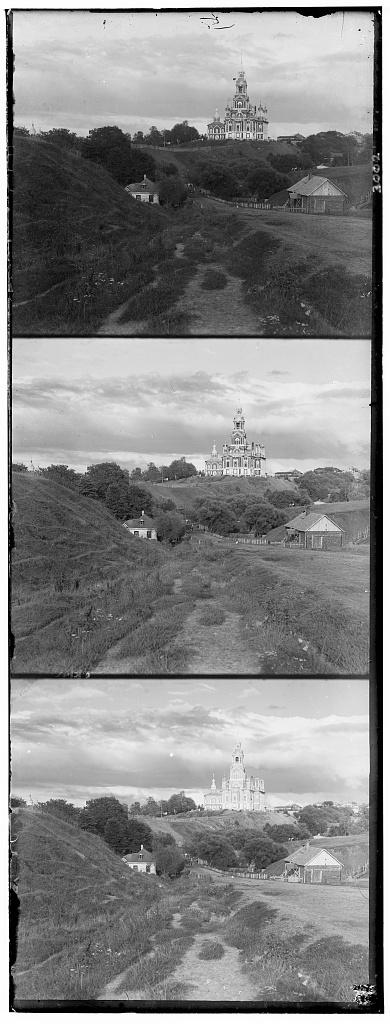
#> input picture images/cathedral.jpg, 390 x 1024 px; its folder holds 4 pictures in this run
$ python colorizer.py   (Python 2 division)
#> lines starting #> are read from the running program, lines starting #| are printed output that depends on the picture
# CS194-26 : Project 1
# George Geng

import numpy as np
import skimage as sk
import skimage.transform as transform
import skimage.io as skio
import skimage.filters as filters
import os


all_images = os.listdir('images')


def read_and_split_image(image_name):
	imname = 'images/' + image_name
	im = skio.iread(imname)
	im = sk.img_as_float(im)
	height = int(np.floor(im.shape[0] / 3.0))
	b = im[:height]
	g = im[height: 2*height]
	r = im[2*height: 3*height]
	return [b, g, r]

# name of the input file
imname = 'images/cathedral.jpg'

# read in the image
im = skio.imread(imname)
#> im is the input picture: shape (1024, 390); min 0, max 255, mean 133.7

# convert to double (might want to do this later on to save memory)
im = sk.img_as_float(im)

# compute the height of each part (just 1/3 of total)
height = int(np.floor(im.shape[0] / 3.0))
#> height = 341

# extract seperate color images
b = im[:height]
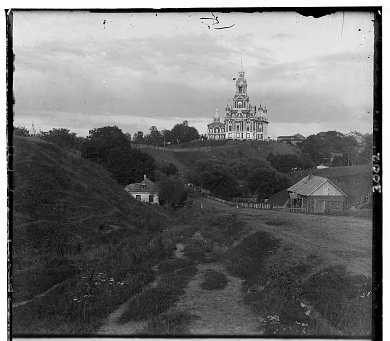
#> b: shape (341, 390) float64; min 0, max 1, mean 0.447
g = im[height: 2*height]
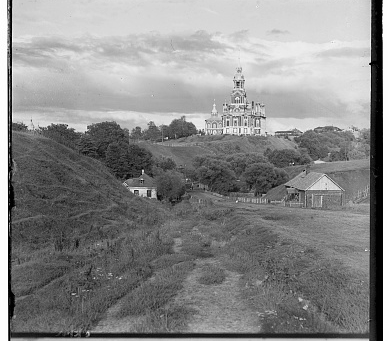
#> g: shape (341, 390) float64; min 0, max 1, mean 0.54
r = im[2*height: 3*height]
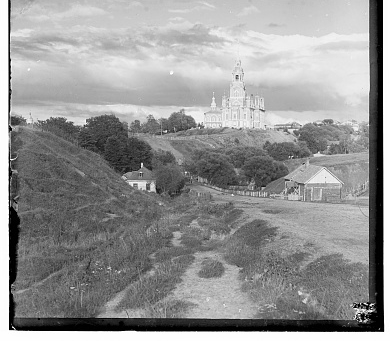
#> r: shape (341, 390) float64; min 0, max 1, mean 0.584

# crop borders by 20%, or 10% on each side
def crop(image, crop_percent = 20):
	x_left = int(crop_percent * 0.01 * image.shape[0] * 0.5)
	x_right = image.shape[0] - x_left
	y_left = int(crop_percent * 0.01 * image.shape[1] * 0.5)
	y_right = image.shape[1] - y_left
	return image[x_left:x_right, y_left:y_right]


# align the images
# np.roll, np.sum for ssd
# sk.transform.rescale (for multiscale)

def ssd(image_one, image_two):
	return np.sum(np.square(np.subtract(image_one, image_two)))

def ncc(image_one, image_two):
	corr = np.multiply(np.divide(image_one,np.linalg.norm(image_one)), np.divide(image_two,np.linalg.norm(image_two)))
	return np.sum(corr)

# align r with b, then g with b, goal to minimize SSD
# only look in middle 2/3rds of the image, so crop by 33% or so
def ssd_align(image_one, image_two, search_window = 15, start_x = 0, start_y = 0, isPyramid = False):
	if not isPyramid:
		image_one_cropped = crop(image_one, 33)
		image_two_cropped = crop(image_two, 33)
	else:
		image_one_cropped = image_one
		image_two_cropped = image_two

	min_ssd = np.inf
	best_x = 0
	best_y = 0
	x_search_window = search_window # min(search_window, image_one_cropped.shape[0]/2)
	y_search_window = search_window # min(search_window, image_one_cropped.shape[1]/2)
	#print(search_window)

	x_search = range(-x_search_window, x_search_window)
	y_search = range(-y_search_window, y_search_window)
	for x in x_search:
		for y in y_search:
			image_one_shifted = np.roll(image_one_cropped, x, axis = 1)
			image_one_shifted = np.roll(image_one_shifted, y, axis = 0)
			curr_ssd = ssd(image_one_shifted, image_two_cropped)
			if (curr_ssd < min_ssd):
				min_ssd = curr_ssd
				best_x = x
				best_y = y
	best_image = np.roll(image_one, best_x, axis = 1)
	best_image = np.roll(best_image, best_y, axis = 0)
	print(best_x, best_y)
	return [(best_x, best_y), best_image]


# align r with b, then g with b, goal to maximize NCC
# only look in middle 2/3rds of the image, so crop by 33% or so
def ncc_align(image_one, image_two, search_window = 15, start_x = 0, start_y = 0):
	image_one_cropped = crop(image_one, 33)
	image_two_cropped = crop(image_two, 33)
	max_ncc = 0
	best_x = 0
	best_y = 0

	for x in range(-search_window, search_window):
		for y in range(-search_window, search_window):
			image_one_shifted = np.roll(image_one_cropped, x, axis = 1)
			image_one_shifted = np.roll(image_one_shifted, y, axis = 0)
			curr_ncc = ncc(image_one_shifted, image_two_cropped)
			if (curr_ncc > max_ncc):
				max_ncc = curr_ncc
				best_x = x
				best_y = y
	best_image = np.roll(image_one, best_x, axis = 1)
	best_image = np.roll(best_image, best_y, axis = 0)
	return [(best_x, best_y), best_image]

# uses pyramiding and one of the above metrics to create
def pyramid_align(image_one, image_two, search_window = 15):
	image_one_cropped = crop(image_one, 33)
	image_two_cropped = crop(image_two, 33)
	best_x = 0
	best_y = 0
	image_one_pyramids = create_pyramids(image_one_cropped,[])
	image_two_pyramids = create_pyramids(image_two_cropped,[])

	for i in range(len(image_one_pyramids)):
		best_x = 2 * best_x
		best_y = 2 * best_y
		curr_pyramid = image_one_pyramids[i]
		curr_pyramid = np.roll(curr_pyramid, best_x, axis = 1)
		curr_pyramid = np.roll(curr_pyramid, best_y, axis = 0)
		align = ssd_align(curr_pyramid, image_two_pyramids[i], start_x = 0, start_y = 0, isPyramid = True)
		best_x += align[0][0]
		best_y += align[0][1]
		print (best_x, best_y)

	best_image = np.roll(image_one, best_x, axis = 1)
	best_image = np.roll(best_image, best_y, axis = 0)
	return best_image

def make_smol_by_half(image):
	new_x = int(0.5 * image.shape[0])
	new_y = int(0.5 * image.shape[1])
	return transform.resize(image, (new_x, new_y))

def create_pyramids(image, all_images):
	all_images.insert(0, image)
	if max(image.shape[0], image.shape[1]) < 100:
		return all_images
	else:
		return create_pyramids(make_smol_by_half(image), all_images)

# [23 lines of commented-out code are left out]

ag = pyramid_align(g, b)
#> in pyramid_align, `image_one_pyramids = create_pyramids(image_one_cropped,[])`: image_one_pyramids = 3 items
#> the loop in pyramid_align, `for i in range(len(image_one_pyramids)):` made 3 passes
#> best_y on passes 1 to 3: 0, 2, 5
#| 0 0
#| 0 0
#| 1 2
#| 1 2
#| 0 1
#| 2 5
#> after the loop in pyramid_align, `for i in range(len(image_one_pyramids)):`: best_x = 2; best_y = 5
print "aligned g"
ar = pyramid_align(r, b)
#> call 2 of pyramid_align, with search_window = 15
#> in make_smol_by_half (call 6), `return transform.resize(image, (new_x, new_y))`:
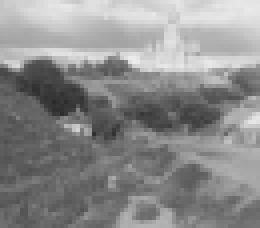
#> returned value: shape (57, 65) float64 (shown 4 times larger); min 0.168, max 0.928, mean 0.55
#> the loop in pyramid_align (call 2), `for i in range(len(image_one_pyramids)):` made 3 passes
#> (best_x, best_y) on passes 1 to 3: (0, 2), (1, 5), (3, 12)
#| 0 2
#| 0 2
#| 1 1
#| 1 5
#| 1 2
#| 3 12
#> after the loop in pyramid_align (call 2), `for i in range(len(image_one_pyramids)):`:
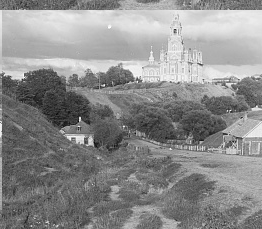
#> curr_pyramid: shape (229, 262) float64; min 0.0118, max 1, mean 0.551
#> after the loop in pyramid_align (call 2), `for i in range(len(image_one_pyramids)):`: best_x = 3; best_y = 12
#> in pyramid_align (call 2), `best_image = np.roll(best_image, best_y, axis = 0)`:
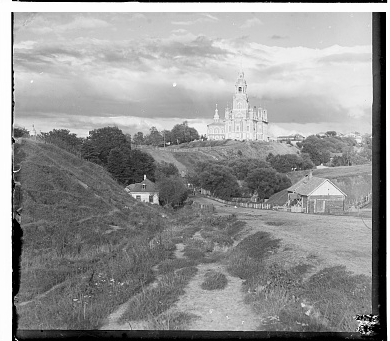
#> best_image: shape (341, 390) float64; min 0, max 1, mean 0.584
print "aligned r"
# create a color image
im_out = crop(np.dstack([ar, ag, b]), 20)
#> in crop (call 5), `return image[x_left:x_right, y_left:y_right]`:
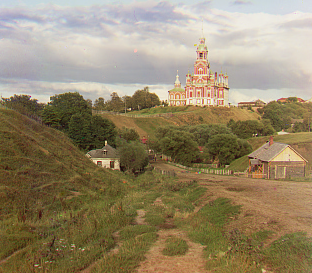
#> returned value: shape (273, 312, 3) float64; mean of channels 0, 1, 2 0.584, 0.527, 0.416; drawn as R, G, B

# [6 lines of commented-out code are left out]
fname = 'results/self_portrait_pyramid_stack.jpg'
#> (the run stopped early here; a loop or call above may not have finished)
